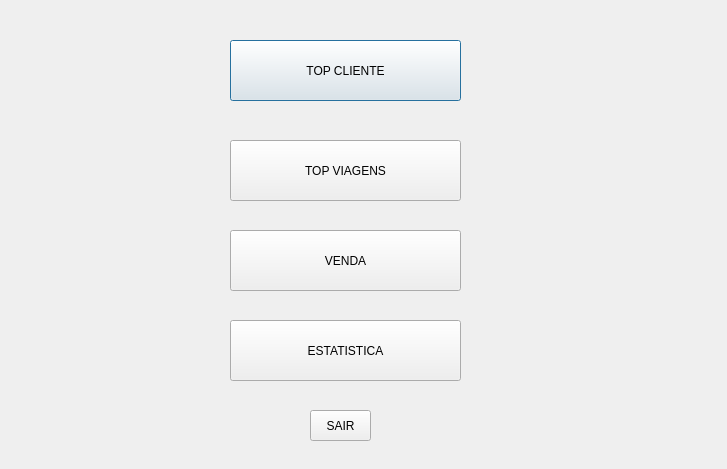
<?xml version="1.0" encoding="UTF-8"?>
<ui version="4.0">
 <class>Administrador</class>
 <widget class="QDialog" name="Administrador">
  <property name="geometry">
   <rect>
    <x>0</x>
    <y>0</y>
    <width>727</width>
    <height>469</height>
   </rect>
  </property>
  <property name="windowTitle">
   <string>Dialog</string>
  </property>
  <widget class="QLabel" name="Fundo">
   <property name="geometry">
    <rect>
     <x>6</x>
     <y>2</y>
     <width>711</width>
     <height>461</height>
    </rect>
   </property>
   <property name="text">
    <string/>
   </property>
  </widget>
  <widget class="QPushButton" name="pushButton">
   <property name="geometry">
    <rect>
     <x>230</x>
     <y>40</y>
     <width>231</width>
     <height>61</height>
    </rect>
   </property>
   <property name="text">
    <string>TOP CLIENTE</string>
   </property>
  </widget>
  <widget class="QPushButton" name="pushButton_2">
   <property name="geometry">
    <rect>
     <x>230</x>
     <y>140</y>
     <width>231</width>
     <height>61</height>
    </rect>
   </property>
   <property name="text">
    <string>TOP VIAGENS</string>
   </property>
  </widget>
  <widget class="QPushButton" name="pushButton_3">
   <property name="geometry">
    <rect>
     <x>230</x>
     <y>230</y>
     <width>231</width>
     <height>61</height>
    </rect>
   </property>
   <property name="text">
    <string>VENDA</string>
   </property>
  </widget>
  <widget class="QPushButton" name="pushButton_4">
   <property name="geometry">
    <rect>
     <x>230</x>
     <y>320</y>
     <width>231</width>
     <height>61</height>
    </rect>
   </property>
   <property name="text">
    <string>ESTATISTICA</string>
   </property>
  </widget>
  <widget class="QPushButton" name="pushButton_5">
   <property name="geometry">
    <rect>
     <x>310</x>
     <y>410</y>
     <width>61</width>
     <height>31</height>
    </rect>
   </property>
   <property name="text">
    <string>SAIR</string>
   </property>
  </widget>
 </widget>
 <resources/>
 <connections/>
</ui>
